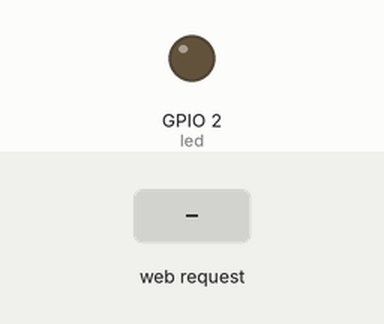
Recording of a program running on a simulated ESP32 board running MicroPython. Parts: output pins drawn as LEDs (lit = HIGH). The inputs (shaded band) are chosen by the test bench. The clock reads 2024-03-15 10:24:30 at power-on unless the program sets it; what the program prints to the serial console is not drawn.

Above: at 2.7 s.
2.8 s: HTTP request GET /?LED=1 received
At 4.0 s:
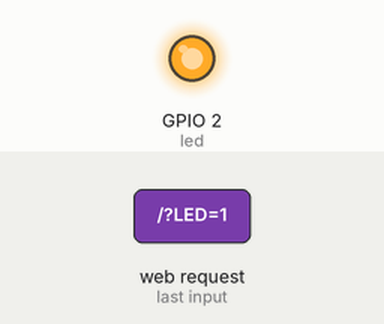
4.3 s: HTTP request GET /?LED=0 received
At 5.3 s:
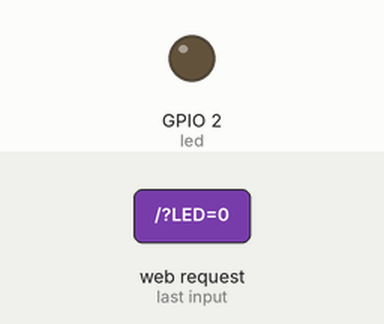
Timing chart, 0 to 7.3 s (numbered marks = the images above; inputs shaded):
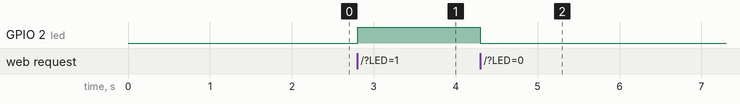

The program:

web_socket.py
```python
import network, time
import json
from machine import Pin
import socket


led = Pin(2,Pin.OUT)

def conectaWifi (red, password):
      global miRed
      miRed = network.WLAN(network.STA_IF)
      if not miRed.isconnected():              #Si no está conectado…
          miRed.active(True)                   #activa la interface
          miRed.connect(red, password)         #Intenta conectar con la red
          print('Conectando a la red', red +"…")
          timeout = time.time ()
          while not miRed.isconnected():           #Mientras no se conecte..
              if (time.ticks_diff (time.time (), timeout) > 10):
                  return False
      return True


if conectaWifi ("Hugo", "Hupe6493"):

    print ("Conexión exitosa!")
    print('Datos de la red (IP/netmask/gw/DNS):', miRed.ifconfig())

    s = socket.socket(socket.AF_INET, socket.SOCK_STREAM)
    s.bind(('',80)) # specifies that the socket is reachable
    s.listen(5)     # max of 5 socket connections

    def web_page():
        if led.value()==1:
            led_state = 'ON'
            print('led is ON')
        elif led.value()==0:
            led_state = 'OFF'
            print('led is OFF')

        html_page = """
          <html>
          <head>
           <meta content="width=device-width, initial-scale=1" name="viewport"></meta>
          </head>
          <body>
            <center><h2>ESP32 Web Server Hugo Sparkfun ESP32-S2 </h2></center>
            <center>
             <form>
              <button name="LED" type="submit" value="1"> LED ON </button>
              <button name="LED" type="submit" value="0"> LED OFF </button>
             </form>
            </center>
            <center><p>LED is now <strong>""" + led_state + """</strong>.</p></center>
          </body>
          </html>"""
        return html_page


    while True:
        # Socket accept()
        conn, addr = s.accept()
        print("Got connection from %s" % str(addr))

        # Socket receive()
        request=conn.recv(1024)
        print("")
        print("")
        print("Content %s" % str(request))

        # Socket send()
        request = str(request)
        led_on = request.find('/?LED=1')
        led_off = request.find('/?LED=0')
        if led_on == 6:
            print('LED ON')
            print(str(led_on))
            led.value(1)
        elif led_off == 6:
            print('LED OFF')
            print(str(led_off))
            led.value(0)
        response = web_page()
        conn.send('HTTP/1.1 200 OK\n')
        conn.send('Content-Type: text/html\n')
        conn.send('Connection: close\n\n')
        conn.sendall(response)

        # Socket close()
        conn.close()


else:
       print ("Imposible conectar")
       miRed.active (False)
```

Measured:
- after the input at 2.8 s, GPIO 2 (led): LOW → HIGH at once
- after the input at 4.3 s, GPIO 2 (led): HIGH → LOW at once
